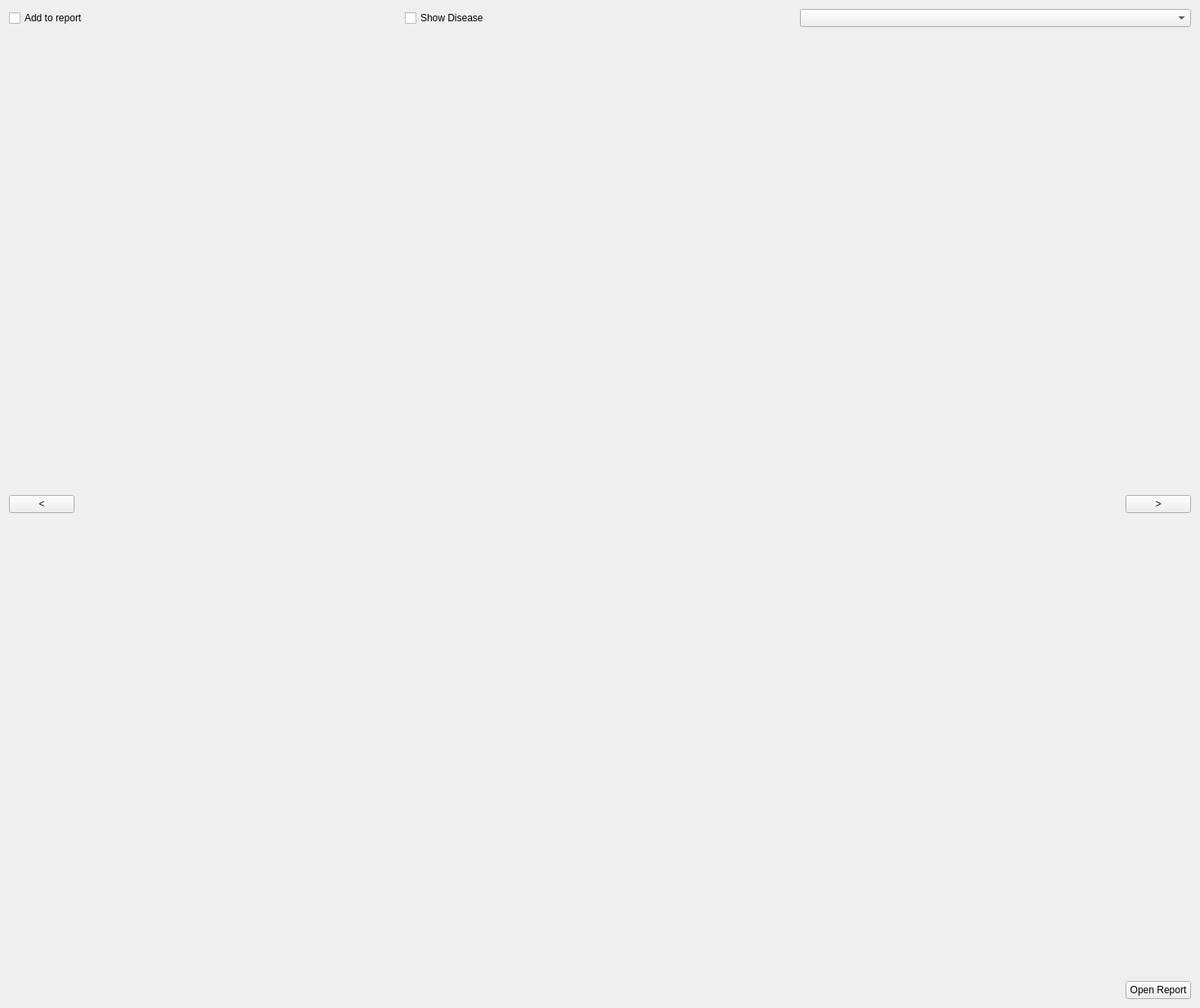
<?xml version="1.0" encoding="UTF-8"?>
<ui version="4.0">
 <class>Form</class>
 <widget class="QWidget" name="Form">
  <property name="geometry">
   <rect>
    <x>0</x>
    <y>0</y>
    <width>1467</width>
    <height>1232</height>
   </rect>
  </property>
  <property name="windowTitle">
   <string>Form</string>
  </property>
  <layout class="QGridLayout" name="gridLayout">
   <item row="0" column="0">
    <layout class="QHBoxLayout" name="topLeftLayout">
     <item>
      <widget class="QCheckBox" name="addToReportCheckBox">
       <property name="text">
        <string>Add to report</string>
       </property>
       <property name="checked">
        <bool>false</bool>
       </property>
      </widget>
     </item>
     <item>
      <widget class="QCheckBox" name="showDiseaseCheckBox">
       <property name="text">
        <string>Show Disease</string>
       </property>
      </widget>
     </item>
     <item>
      <widget class="QComboBox" name="diseaseTypeComboBox">
       <property name="items" stdset="0">
        <stringlist>
         <string>Disease 1</string>
         <string>Disease 2</string>
         <string>Disease 3</string>
        </stringlist>
       </property>
      </widget>
     </item>
    </layout>
   </item>
   <item row="1" column="0">
    <layout class="QHBoxLayout" name="horizontalLayout">
     <item>
      <widget class="QPushButton" name="prevButton">
       <property name="text">
        <string>&lt;</string>
       </property>
      </widget>
     </item>
     <item>
      <layout class="QVBoxLayout" name="verticalLayout" stretch="0">
       <item>
        <widget class="QWidget" name="imageViewerWidget" native="true">
         <property name="sizePolicy">
          <sizepolicy hsizetype="Expanding" vsizetype="Expanding">
           <horstretch>0</horstretch>
           <verstretch>0</verstretch>
          </sizepolicy>
         </property>
        </widget>
       </item>
      </layout>
     </item>
     <item>
      <widget class="QPushButton" name="nextButton">
       <property name="sizePolicy">
        <sizepolicy hsizetype="Fixed" vsizetype="Fixed">
         <horstretch>0</horstretch>
         <verstretch>0</verstretch>
        </sizepolicy>
       </property>
       <property name="text">
        <string>&gt;</string>
       </property>
      </widget>
     </item>
    </layout>
   </item>
   <item row="2" column="0">
    <layout class="QHBoxLayout" name="bottomRightLayout">
     <item>
      <spacer name="horizontalSpacer">
       <property name="orientation">
        <enum>Qt::Horizontal</enum>
       </property>
       <property name="sizeHint" stdset="0">
        <size>
         <width>0</width>
         <height>0</height>
        </size>
       </property>
      </spacer>
     </item>
     <item>
      <widget class="QPushButton" name="openReportButton">
       <property name="text">
        <string>Open Report</string>
       </property>
      </widget>
     </item>
    </layout>
   </item>
  </layout>
 </widget>
 <resources/>
 <connections/>
</ui>
